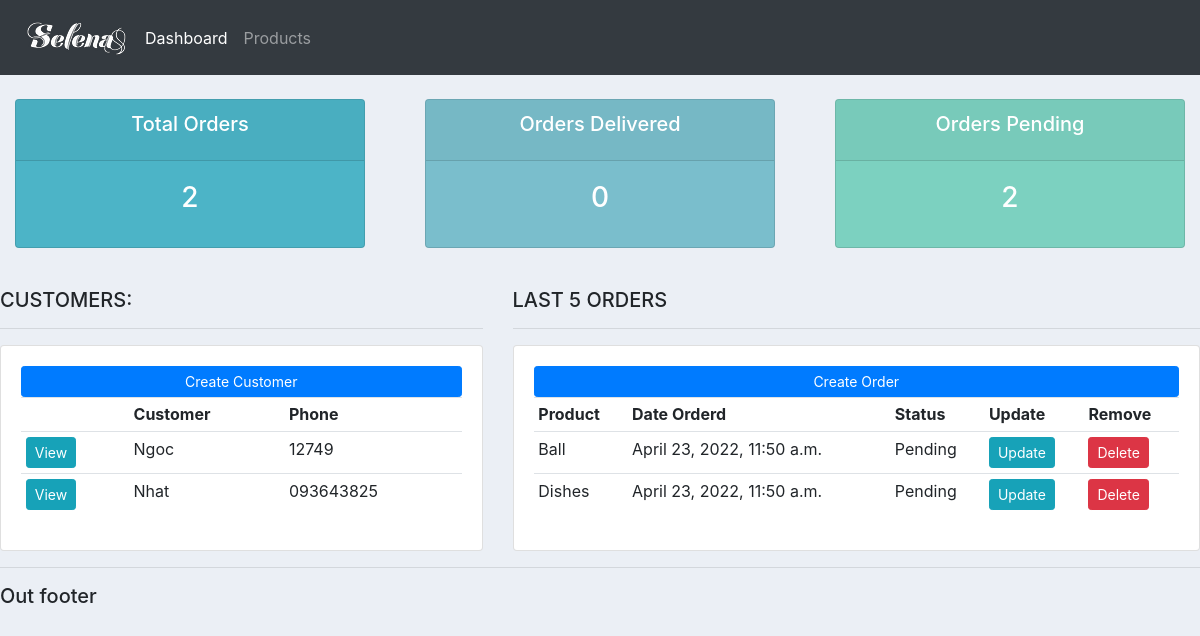
The app's page /, older data.
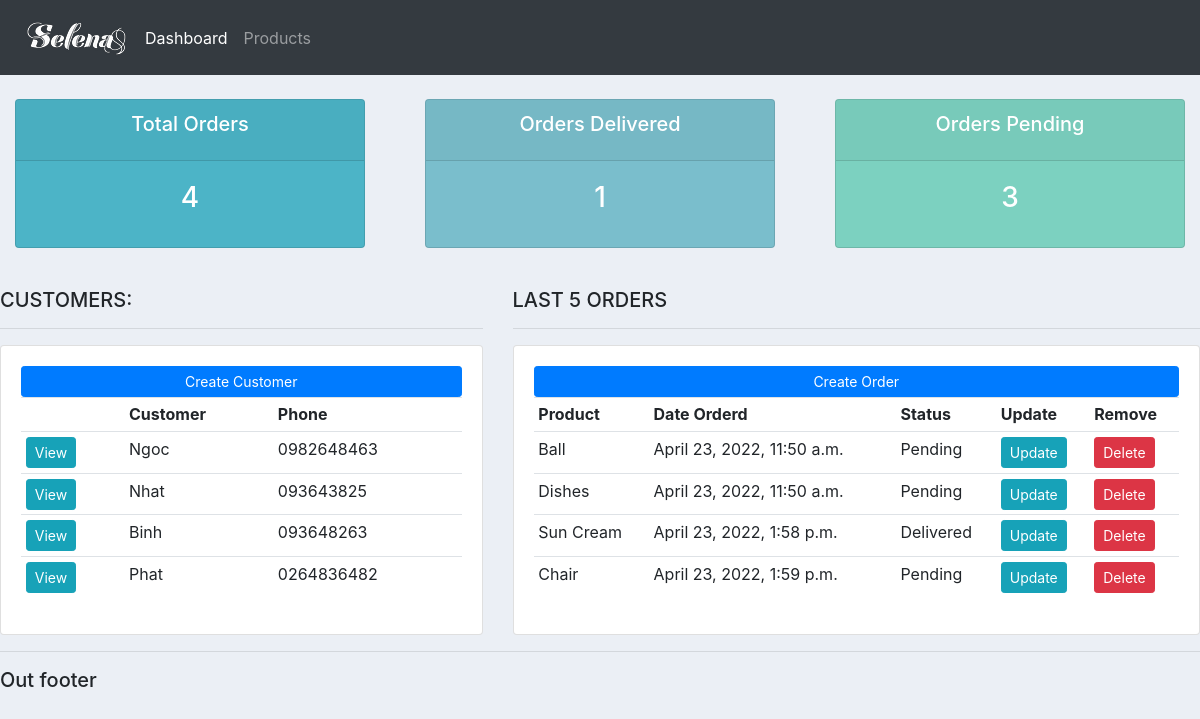
The same page, newer data.
### accounts/models.py (models this page shows, shortened)
class Customer(models.Model):
    name = models.CharField(max_length=200, null=True)
    phone = models.CharField(max_length=200, null=True)
    email = models.CharField(max_length=200, null=True)
    date_created = models.DateTimeField(auto_now_add=True)

class Order(models.Model):
    STATUS = (
            ('Pending', 'Pending'),
            ('Out for delivery', 'Out for delivery'),
            ('Delivered', 'Delivered'),
    )
    customer = models.ForeignKey(Customer, null=True, on_delete=models.SET_NULL)
    product = models.ForeignKey(Product, null=True, on_delete=models.SET_NULL)
    date_created = models.DateTimeField(auto_now_add=True)
    status = models.CharField(max_length=200, null=True, choices=STATUS)

class Product(models.Model):
    CATEGORY = (
                ('Indoor', 'Indoor'),
                ('Out Door', 'Out Door'),
    )
    name = models.CharField(max_length=200, null=True)
    price = models.FloatField(null=True)
    category = models.CharField(max_length=200, null=True, choices=CATEGORY)
    description = models.CharField(max_length=200, null=True, blank=True)
    date_created = models.DateTimeField(auto_now_add=True)
    tag = models.ManyToManyField(Tag)
    def __str__(self):
        return self.name

### accounts/views.py (the view)
# urls.py: path('', views.home, name="home"),
def home(request):
    orders = Order.objects.all()
    customers = Customer.objects.all()
    total_customers = customers.count()
    total_orders = orders.count()
    delivered = orders.filter(status='Delivered').count()
    pending = orders.filter(status='Pending').count()
    context = {'orders':orders, 'customers':customers,
    'total_customers':total_customers, 'total_orders':total_orders,
    'delivered':delivered, 'pending':pending}
    return render(request, 'accounts/dashboard.html', context)

### accounts/templates/accounts/dashboard.html
{% extends 'accounts/main.html' %}
{% block content %}
{% include 'accounts/status.html' %}
<br>
<div class="row">
	<div class="col-md-5">
		<h5>CUSTOMERS:</h5>
		<hr>
		<div class="card card-body">
			<a class="btn btn-primary  btn-sm btn-block" href="">Create Customer</a>
			<table class="table table-sm">
				<tr>
					<th></th>
					<th>Customer</th>
					<th>Phone</th>
				</tr>
				{% for customer in customers %}
					<tr>
						<td><a class="btn btn-sm btn-info" href="{% url 'customer' customer.id %}">View</a></td>
						<td>{{customer.name}}</td>
						<td>{{customer.phone}}</td>
				{% endfor %}
			</table>
		</div>
	</div>
	<div class="col-md-7">
		<h5>LAST 5 ORDERS</h5>
		<hr>
		<div class="card card-body">
			<a class="btn btn-primary  btn-sm btn-block" href="">Create Order</a>
			<table class="table table-sm">
				<tr>
					<th>Product</th>
					<th>Date Orderd</th>
					<th>Status</th>
					<th>Update</th>
					<th>Remove</th>
				</tr>
				{% for order in orders %}
					<tr>
						<td>{{order.product}}</td>
						<td>{{order.date_created}}</td>
						<td>{{order.status}}</td>
						<td><a class="btn btn-sm btn-info" href="">Update</a></td>
						<td><a class="btn btn-sm btn-danger" href="">Delete</a></td>
				{% endfor %}
			</table>
		</div>
	</div>
</div>
{% endblock %}

### accounts/templates/accounts/main.html (shortened to what this page needs)
{% load static %}
<!DOCTYPE html>
<html lang="en">
<head>
    <link rel="stylesheet" href="https://cdn.jsdelivr.net/npm/bootstrap@4.3.1/dist/css/bootstrap.min.css">
    <link rel="stylesheet" type="text/css" href="{% static '/css/main.css' %}">
</head>
<body>
    {% include 'accounts/navbar.html' %}
    {% block content %}
    {% endblock %}
    <hr>
    <h5>Out footer</h5>
</body>
</html>

### accounts/templates/accounts/navbar.html (shortened to what this page needs)
{% load static %}
<nav class="navbar navbar-expand-lg navbar-dark bg-dark">
    <img src="{% static 'images/logo.png' %}" alt="">
    <div class="collapse navbar-collapse" id="navbarNav">
      <ul class="navbar-nav">
        <li class="nav-item active">
          <a class="nav-link" href="{% url 'home' %}">Dashboard</a>
        </li>
        <li class="nav-item">
          <a class="nav-link" href="{% url 'products' %}">Products</a>
        </li>
      </ul>
    </div>
  </nav>

### accounts/templates/accounts/status.html
<br>
<div class="row">
	<div class="col">
		<div class="col-md">
			<div class="card text-center text-white  mb-3" id="total-orders">
			  	<div class="card-header">
			  		<h5 class="card-title">Total Orders</h5>
			  	</div>
			  	<div class="card-body">
			    	<h3 class="card-title">{{total_orders}}</h3>
			  	</div>
			</div>
		</div>
	</div>
	<div class="col">
		<div class="col-md">
			<div class="card text-center text-white  mb-3" id="orders-delivered">
			  	<div class="card-header">
			  		<h5 class="card-title">Orders Delivered</h5>
			  	</div>
			  	<div class="card-body">
			    	<h3 class="card-title">{{delivered}}</h3>
			  	</div>
			</div>
		</div>
	</div>
	<div class="col">
		<div class="col-md">
			<div class="card text-center text-white  mb-3" id="orders-pending">
			  	<div class="card-header">
			  		<h5 class="card-title">Orders Pending</h5>
			  	</div>
			  	<div class="card-body">
			    	<h3 class="card-title">{{pending}}</h3>
			  	</div>
			</div>
		</div>
	</div>
</div>

### static/css/main.css (style rules this page uses)
body { background-color: #ebeff5; }
#total-orders { background-color: #4cb4c7; }
#orders-delivered { background-color: #7abecc; }
#orders-pending { background-color: #7CD1C0; }

Row changes from the older to the newer data that the page shows:
changed Customer "Ngoc": phone "12749" → "0982648463"
added Customer: name "Binh", phone "093648263"
added Customer: name "Phat", phone "0264836482"
added Order: product "Sun Cream", date_created "April 23, 2022, 1:58 p.m.", status "Delivered"
added Order: product "Chair", date_created "April 23, 2022, 1:59 p.m.", status "Pending"
Text that changed along with them:
{{ total_orders }}: "2" → "4"
{{ delivered }}: "0" → "1"
{{ pending }}: "2" → "3"
